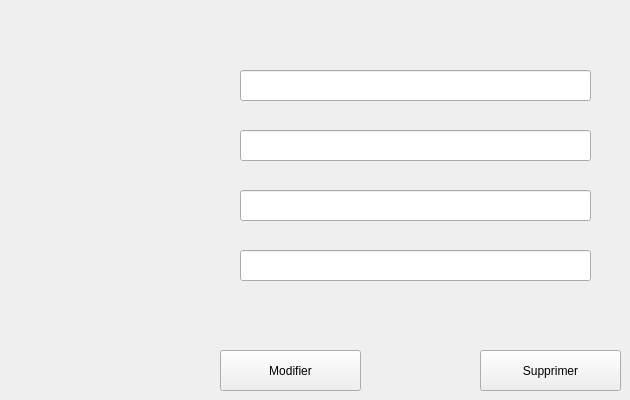
                      <widget class="QWidget" name="tab_30">
                       <attribute name="title">
                        <string>Modifier</string>
                       </attribute>
                       <widget class="QPushButton" name="pushButton_27">
                        <property name="geometry">
                         <rect>
                          <x>220</x>
                          <y>350</y>
                          <width>141</width>
                          <height>41</height>
                         </rect>
                        </property>
                        <property name="styleSheet">
                         <string notr="true">font: 63 10pt &quot;Yu Gothic UI Semibold&quot;;</string>
                        </property>
                        <property name="text">
                         <string>Modifier</string>
                        </property>
                       </widget>
                       <widget class="QPushButton" name="pushButton_28">
                        <property name="geometry">
                         <rect>
                          <x>480</x>
                          <y>350</y>
                          <width>141</width>
                          <height>41</height>
                         </rect>
                        </property>
                        <property name="styleSheet">
                         <string notr="true">font: 63 10pt &quot;Yu Gothic UI Semibold&quot;;</string>
                        </property>
                        <property name="text">
                         <string>Supprimer</string>
                        </property>
                       </widget>
                       <widget class="QLineEdit" name="lineEdit_24">
                        <property name="geometry">
                         <rect>
                          <x>240</x>
                          <y>70</y>
                          <width>351</width>
                          <height>31</height>
                         </rect>
                        </property>
                       </widget>
                       <widget class="QLineEdit" name="lineEdit_25">
                        <property name="geometry">
                         <rect>
                          <x>240</x>
                          <y>130</y>
                          <width>351</width>
                          <height>31</height>
                         </rect>
                        </property>
                       </widget>
                       <widget class="QLineEdit" name="lineEdit_26">
                        <property name="geometry">
                         <rect>
                          <x>240</x>
                          <y>190</y>
                          <width>351</width>
                          <height>31</height>
                         </rect>
                        </property>
                       </widget>
                       <widget class="QLineEdit" name="lineEdit_27">
                        <property name="geometry">
                         <rect>
                          <x>240</x>
                          <y>250</y>
                          <width>351</width>
                          <height>31</height>
                         </rect>
                        </property>
                       </widget>
                      </widget>
